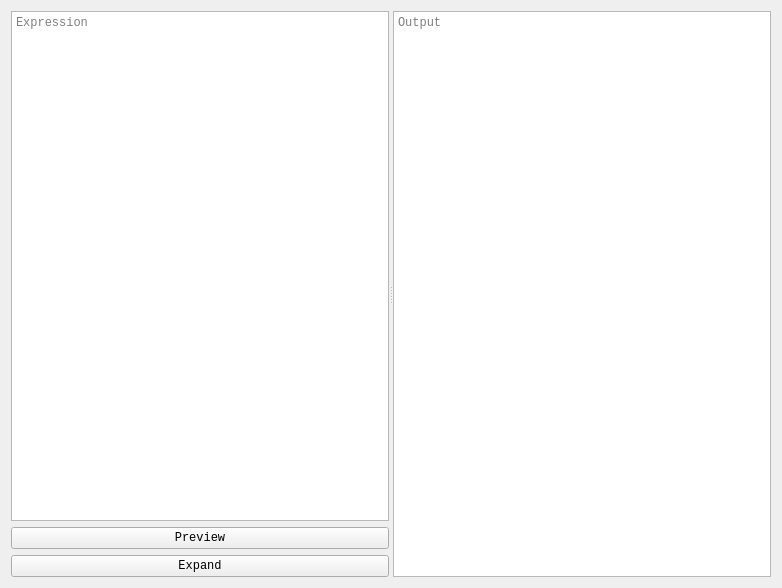
<?xml version="1.0" encoding="UTF-8"?>
<ui version="4.0">
 <class>Form</class>
 <widget class="QWidget" name="Form">
  <property name="geometry">
   <rect>
    <x>0</x>
    <y>0</y>
    <width>782</width>
    <height>588</height>
   </rect>
  </property>
  <property name="font">
   <font>
    <family>Courier New</family>
   </font>
  </property>
  <property name="windowTitle">
   <string>Form</string>
  </property>
  <layout class="QGridLayout" name="gridLayout">
   <item row="0" column="0">
    <widget class="QSplitter" name="splitter">
     <property name="sizePolicy">
      <sizepolicy hsizetype="Expanding" vsizetype="Expanding">
       <horstretch>0</horstretch>
       <verstretch>0</verstretch>
      </sizepolicy>
     </property>
     <property name="orientation">
      <enum>Qt::Horizontal</enum>
     </property>
     <property name="childrenCollapsible">
      <bool>false</bool>
     </property>
     <widget class="QWidget" name="verticalLayoutWidget">
      <layout class="QVBoxLayout" name="verticalLayout">
       <item>
        <widget class="QTextEdit" name="ExpExp">
         <property name="sizePolicy">
          <sizepolicy hsizetype="Expanding" vsizetype="Ignored">
           <horstretch>0</horstretch>
           <verstretch>0</verstretch>
          </sizepolicy>
         </property>
         <property name="toolTip">
          <string>Expression</string>
         </property>
         <property name="lineWrapMode">
          <enum>QTextEdit::NoWrap</enum>
         </property>
         <property name="placeholderText">
          <string>Expression</string>
         </property>
        </widget>
       </item>
       <item>
        <widget class="QPushButton" name="ExpPrev">
         <property name="toolTip">
          <string>Preview the expression</string>
         </property>
         <property name="text">
          <string>Preview</string>
         </property>
        </widget>
       </item>
       <item>
        <widget class="QPushButton" name="ExpCalc">
         <property name="toolTip">
          <string>Expand the expression - Shift + Enter</string>
         </property>
         <property name="text">
          <string>Expand</string>
         </property>
        </widget>
       </item>
      </layout>
     </widget>
     <widget class="QTextBrowser" name="ExpOut">
      <property name="cursor" stdset="0">
       <cursorShape>ArrowCursor</cursorShape>
      </property>
      <property name="toolTip">
       <string>Expanded Answer</string>
      </property>
      <property name="lineWrapMode">
       <enum>QTextEdit::NoWrap</enum>
      </property>
      <property name="placeholderText">
       <string>Output</string>
      </property>
     </widget>
    </widget>
   </item>
  </layout>
 </widget>
 <resources/>
 <connections/>
</ui>
